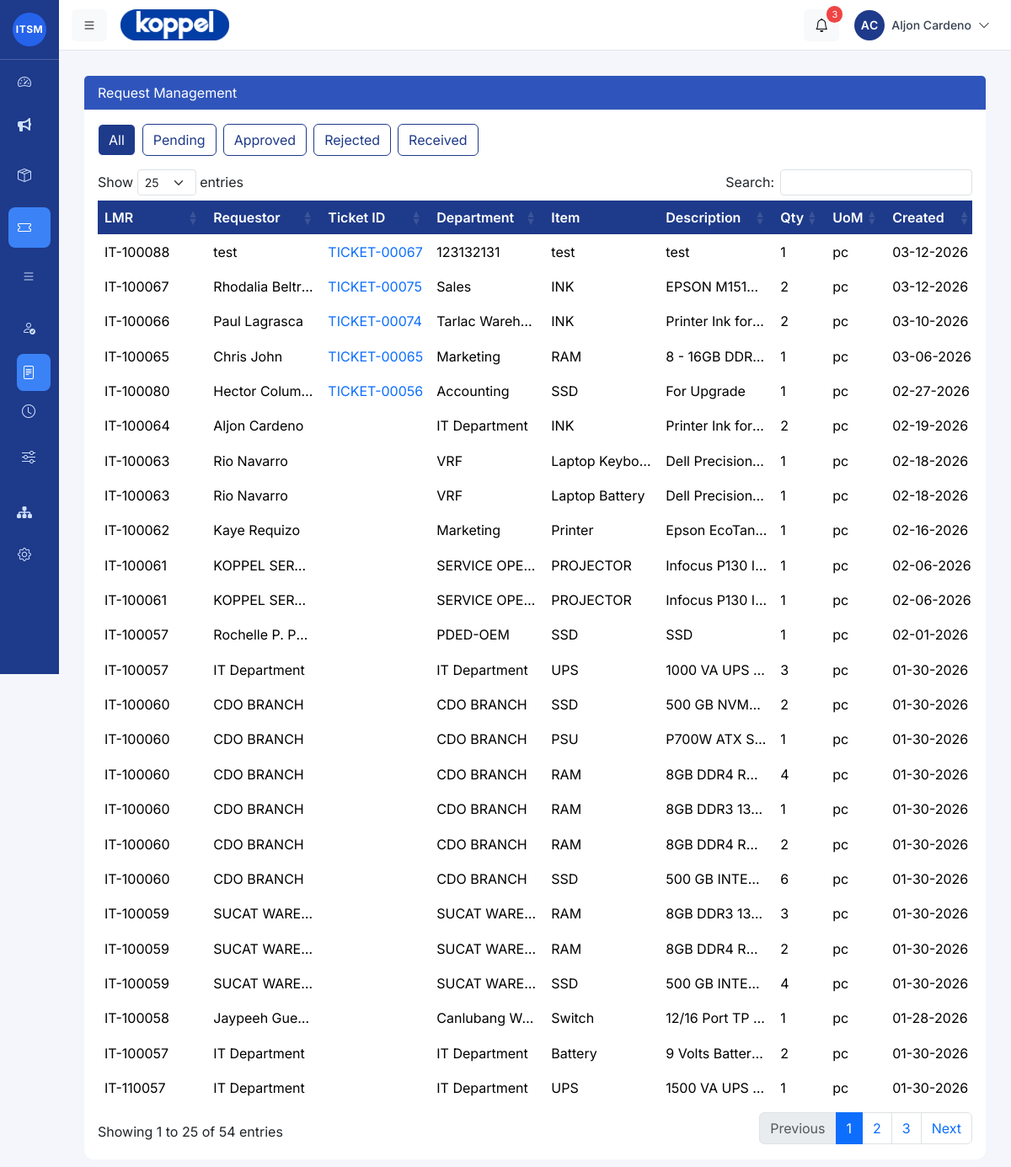
Before: /admin/index.php?page=ticket/requests (signed in) with the older database file.
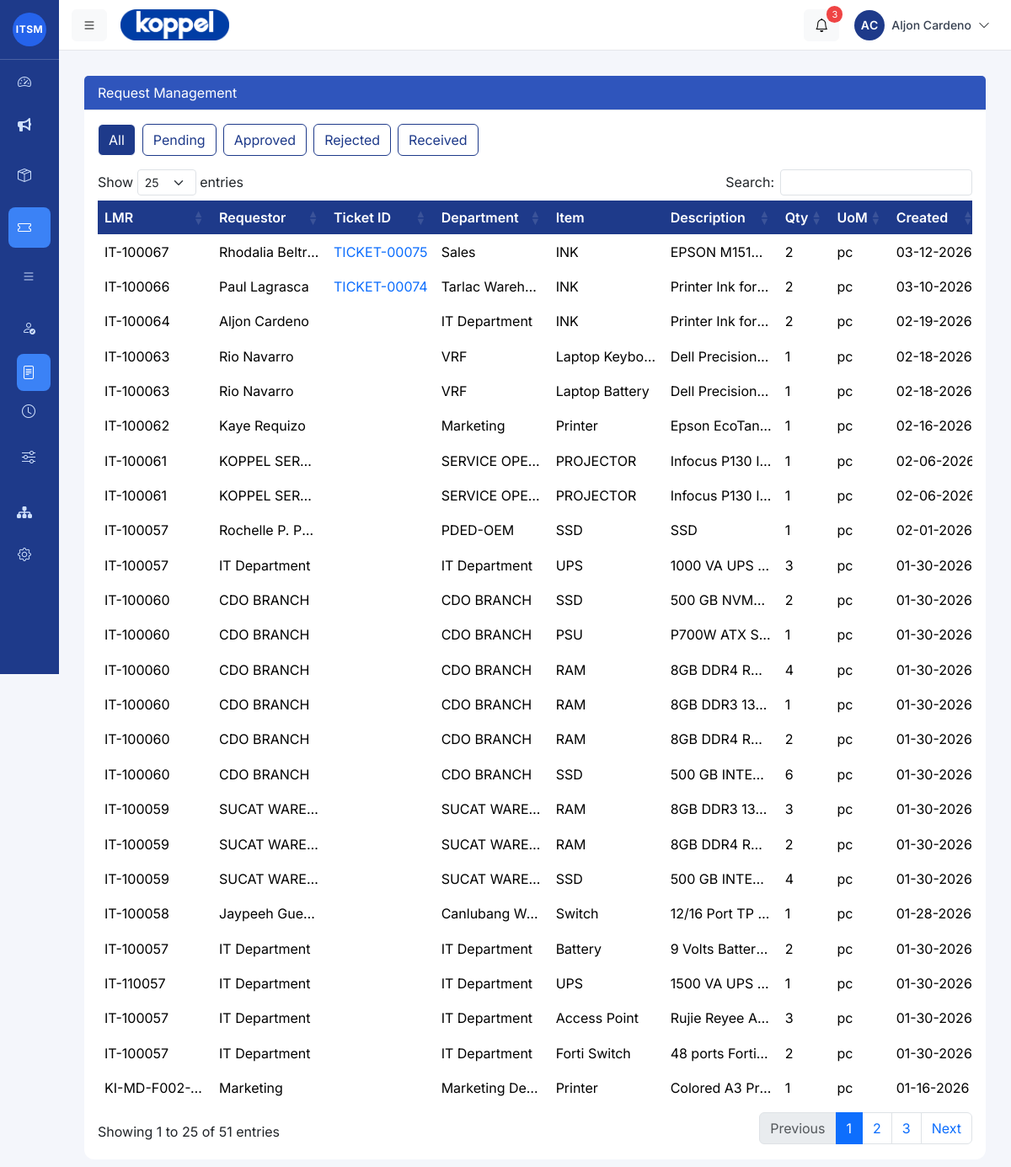
After: the same page with the newer database file.
### tables this page shows
CREATE TABLE `request_tb` (
  `request_id` int(11) NOT NULL,
  `lmr_no` varchar(50) NOT NULL,
  `requestor` varchar(100) NOT NULL,
  `department` varchar(70) NOT NULL,
  `item` varchar(70) NOT NULL,
  `description` varchar(150) NOT NULL,
  `quantity` tinyint(4) NOT NULL,
  `UoM` varchar(50) NOT NULL,
  `date_needed` date NOT NULL,
  `remarks` varchar(150) NOT NULL,
  `date_created` date NOT NULL,
  `status` varchar(50) NOT NULL,
  `date_updated` timestamp NOT NULL DEFAULT current_timestamp() ON UPDATE current_timestamp(),
  `created_by` int(11) NOT NULL,
  `ticket_id` int(11) DEFAULT NULL
);

CREATE TABLE `ticket_tb` (
  `ticket_id` int(11) NOT NULL,
  `ticket_number` varchar(20) DEFAULT NULL,
  `user_id` int(11) DEFAULT NULL,
  `fullname` varchar(100) DEFAULT NULL,
  `email` varchar(100) DEFAULT NULL,
  `company` varchar(100) DEFAULT NULL,
  `department` varchar(100) DEFAULT NULL,
  `priority` varchar(50) NOT NULL,
  `urgency` varchar(50) NOT NULL,
  `impact` varchar(70) NOT NULL,
  `ticket_category` varchar(20) DEFAULT NULL,
  `subject` varchar(150) DEFAULT NULL,
  `subject_details` varchar(200) DEFAULT NULL,
  `issue` text DEFAULT NULL,
  `status` varchar(20) DEFAULT 'open',
  `date_created` timestamp NOT NULL DEFAULT current_timestamp(),
  `assigned_to` int(11) NOT NULL
);

### admin/ticket/requests.php (the view, shortened to what this page needs)
<?php
include __DIR__ . '/../../includes/db.php';
$sql = "SELECT
            r.request_id,
            r.lmr_no,
            r.requestor,
            r.department AS request_department,
            r.item,
            r.description,
            r.quantity,
            r.UoM,
            r.date_needed,
            r.status,
            r.ticket_id,
            t.ticket_number AS t_number,
            r.date_created
        FROM request_tb r
        LEFT JOIN ticket_tb t ON t.ticket_id = r.ticket_id
        ORDER BY r.request_id DESC";
$result = $conn->query($sql);
?>
<div class="card">
<div class="card-header d-flex justify-content-between text-white">
<span>Request Management</span>
</div>
<div class="card-body">
<div class="d-flex flex-wrap gap-2 mb-3">
<button class="btn btn-outline-blue status-filter active" data-status="">All</button>
<button class="btn btn-outline-blue status-filter" data-status="pending">Pending</button>
<button class="btn btn-outline-blue status-filter" data-status="approved">Approved</button>
<button class="btn btn-outline-blue status-filter" data-status="rejected">Rejected</button>
<button class="btn btn-outline-blue status-filter" data-status="received">Received</button>
</div>
<div class="table-responsive">
<table id="requestsTable" class="table table-hover">
<thead class="table-header-blue">
<tr>
<th>LMR</th>
<th>Requestor</th>
<th>Ticket ID</th>
<th>Department</th>
<th>Item</th>
<th>Description</th>
<th>Qty</th>
<th>UoM</th>
<th>Created</th>
</tr>
</thead>
<tbody>
<?php while($row = $result->fetch_assoc()): ?>
<tr data-request-id="<?= (int)$row['request_id'] ?>"
    data-lmr-no="<?= htmlspecialchars($row['lmr_no']) ?>"
    data-status="<?= strtolower($row['status']) ?>">
<td><?= htmlspecialchars($row['lmr_no']) ?></td>
<td><?= htmlspecialchars($row['requestor']) ?></td>
<td>
    <a href="?page=ticket/view_ticket&ticket_id=<?= (int)$row['ticket_id'] ?>" style="text-decoration: none;">
        <?= htmlspecialchars($row['t_number']) ?>
    </a>
</td>
<td><?= htmlspecialchars($row['request_department']) ?></td>
<td><?= htmlspecialchars($row['item']) ?></td>
<td><?= htmlspecialchars($row['description']) ?></td>
<td><?= (int)$row['quantity'] ?></td>
<td><?= htmlspecialchars($row['UoM']) ?></td>
<td><?= date('m-d-Y', strtotime($row['date_created'])) ?></td>
</tr>
<?php endwhile; ?>
</tbody>
</table>
</div>
</div>
</div>

Changed rows visible on the page:
removed request_tb: lmr_no "IT-100088", requestor "test", ticket.ticket_number "TICKET-00067", department "123132131", item "test", description "test", quantity "1", UoM "pc", date_created "03-12-2026"
removed request_tb: lmr_no "IT-100065", requestor "Chris John", ticket.ticket_number "TICKET-00065", department "Marketing", item "RAM", description "8 - 16GB DDR…", quantity "1", UoM "pc", date_created "03-06-2026"
removed request_tb: lmr_no "IT-100080", requestor "Hector Colum…", ticket.ticket_number "TICKET-00056", department "Accounting", item "SSD", description "For Upgrade", quantity "1", UoM "pc", date_created "02-27-2026"
now on this page (row unchanged): request_tb: lmr_no "IT-100057", requestor "IT Department", department "IT Department", item "Access Point", description "Rujie Reyee A…", quantity "3", UoM "pc", date_created "01-30-2026"
now on this page (row unchanged): request_tb: lmr_no "IT-100057", requestor "IT Department", department "IT Department", item "Forti Switch", description "48 ports Forti…", quantity "2", UoM "pc", date_created "01-30-2026"
now on this page (row unchanged): request_tb: lmr_no "KI-MD-F002-…", requestor "Marketing", department "Marketing De…", item "Printer", description "Colored A3 Pr…", quantity "1", UoM "pc", date_created "01-16-2026"
Other visible differences:
text written by a page script: "Show entries Search: Showing 1 to 25 of 54 entries Previous 1 2 3 Next" → "Show entries Search: Showing 1 to 25 of 51 entries Previous 1 2 3 Next"
